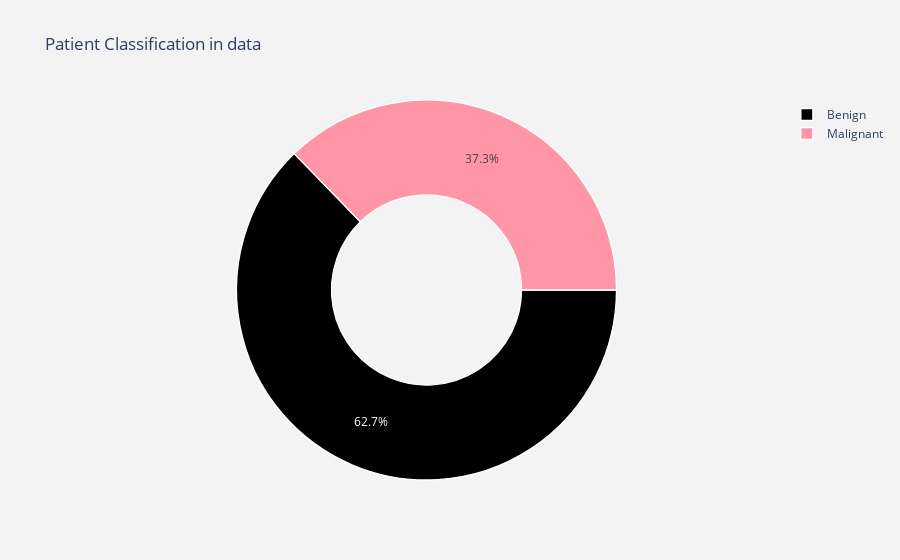

The code cell stored with this chart in its notebook:
### Code cell
#Exploratory Data Analysis.

l = ['Benign', 'Malignant']
v = dataset["diagnosis"].value_counts().values.tolist()

trace = go.Pie(labels = l, values = v,
               marker = dict(colors =  [ 'black' ,'#FF96A7'], line = dict(color = "white", width =  1.3)),
               rotation = 90,
               hoverinfo = "label+value+text",
               hole = .5
              )
layout = go.Layout(dict(title = "Patient Classification in data",
                        plot_bgcolor  = "rgb(243,243,243)",
                        paper_bgcolor = "rgb(243,243,243)",
                       )
                  )

data = [trace]
fig = go.Figure(data = data,layout = layout)
py.iplot(fig)

### Figure 1 — Plotly figure (JSON) as saved in the notebook; plotly's stock layout.template omitted (floating-point values rounded to 4 significant figures)
{"data": [{"hole": 0.5, "hoverinfo": "label+value+text", "labels": ["Benign", "Malignant"], "marker": {"colors": ["black", "#FF96A7"], "line": {"color": "white", "width": 1.3}}, "rotation": 90, "type": "pie", "values": [357, 212]}], "layout": {"paper_bgcolor": "rgb(243,243,243)", "plot_bgcolor": "rgb(243,243,243)", "title": {"text": "Patient Classification in data"}}}
